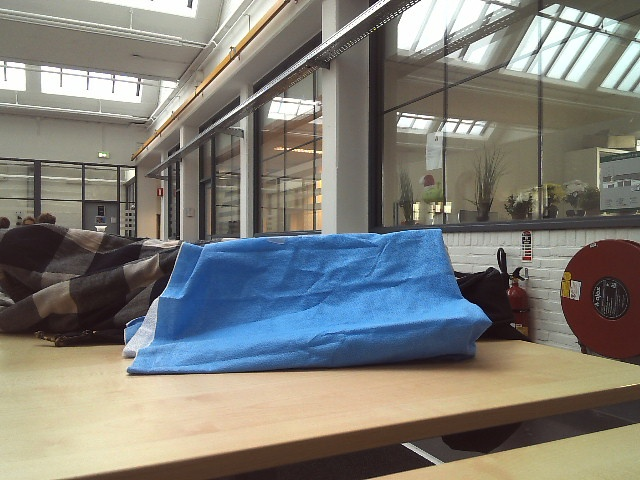
#> input picture mirte_ws/src/goose-ros-packages/goose_detection/images/saved_image_0.jpg, 640 x 480 px, given in place of the camera
$ python Find_sheets.py
#> lines starting #> are read from the running program, lines starting #| are printed output that depends on the picture; after the words box and inside, x2 and y2 are one past the last pixel; in counts of white or black regions, pixels touching at a corner belong together
#> further down, frame is the input picture: shape (480, 640, 3); mean B, G, R 119.7, 125.7, 126.8
import cv2
import numpy as np


class SheetDetector:
    HSV_LOWER = np.array([100, 100, 135])
    HSV_UPPER = np.array([145, 210, 255])

    def __init__(self, hsv_lower=HSV_LOWER, hsv_upper=HSV_UPPER):
        self._hsv_lower = hsv_lower
        self._hsv_upper = hsv_upper
        self._detector = self._init_detector()

    def _init_detector(self):
        # set parameters for detector
        params = cv2.SimpleBlobDetector_Params()

        params.filterByColor = False
        params.filterByCircularity = False
        params.filterByConvexity = False

        params.filterByArea = True
        params.minArea = 150
        params.maxArea = 5000

        params.filterByInertia = True
        params.minInertiaRatio = 0.01

        detector = cv2.SimpleBlobDetector_create(params)
        return detector

    @staticmethod
    def _preprocess(image):
        # Convert BGR to HSV
        hsv_image = cv2.cvtColor(image, cv2.COLOR_BGR2HSV)
#> hsv_image: shape (480, 640, 3); mean H, S, V 44, 65.6, 141.2

        # Apply Gaussian Blur
        blurred_image = cv2.GaussianBlur(hsv_image, (9, 9), 0)
#> blurred_image: shape (480, 640, 3); mean H, S, V 44, 65.6, 141.2

        return blurred_image

    def detect_sheets(self, image):
        # TODO: check if image is opencv type

        # preprocess the image
        image_p = self._preprocess(image)

        # generate the mask
        mask = cv2.inRange(image_p, self._hsv_lower, self._hsv_upper)
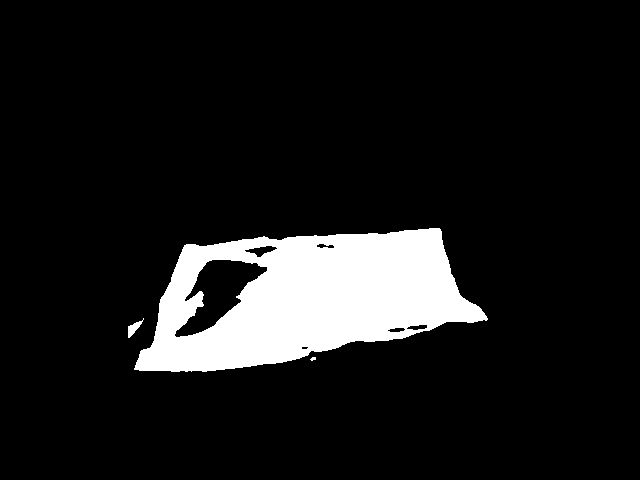
#> mask: shape (480, 640); 10.2% white; 3 white regions (1 under 20 px), largest, box (x1, y1, x2, y2) and area: (134, 228, 488, 372) 31053, (128, 318, 144, 338) 123

        # morphological transformations to clean up mask
        kernel = np.ones((5, 5), np.uint8)
        mask = cv2.morphologyEx(mask, cv2.MORPH_CLOSE, kernel)
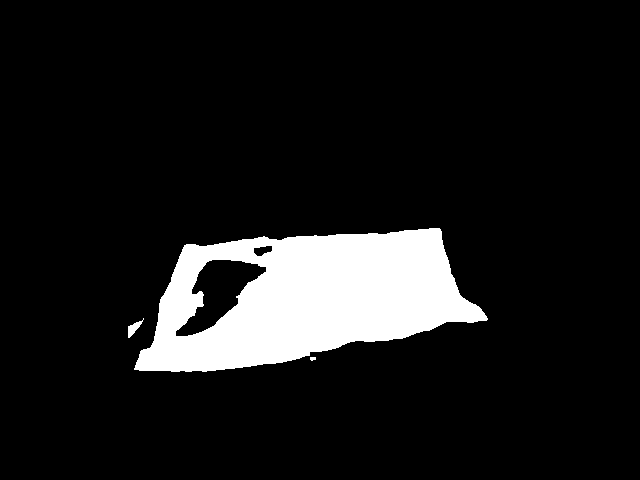
#> mask: shape (480, 640); 10.3% white; 3 white regions, box (x1, y1, x2, y2) and area: (134, 228, 488, 372) 31346, (128, 318, 144, 338) 123, (310, 357, 316, 361) 20

        # detect
        key_points = self._detector.detect(mask)
#> key_points = 1 keypoints; (x, y, size): (218, 292, 66)

        # Draw keypoints on mask to visualise
        # cv2.DRAW_MATCHES_FLAGS_DRAW_RICH_KEYPOINTS ensures the size of the circle corresponds to the size of blob
        im_with_keypoints = cv2.drawKeypoints(mask, key_points, np.array([]), (0,0,255),
                                              cv2.DRAW_MATCHES_FLAGS_DRAW_RICH_KEYPOINTS)
        return im_with_keypoints


if __name__ == "__main__":

    cap = cv2.VideoCapture(0)
    detector = SheetDetector()

    while True:
        # Capture frame-by-frame
        success, frame = cap.read()

        if not success:
            print("Failed to grab frame")
            break

        result = detector.detect_sheets(frame)

        cv2.imshow('Webcam Feed', result)

        # Break the loop when 'q' is pressed
        if cv2.waitKey(1) & 0xFF == ord('q'):
#> (key q is pressed here)
            break

    # Release the webcam and close all windows
    cap.release()
    cv2.destroyAllWindows()

$ run again, on mirte_ws/src/goose-ros-packages/goose_detection/images/saved_image_1.jpg
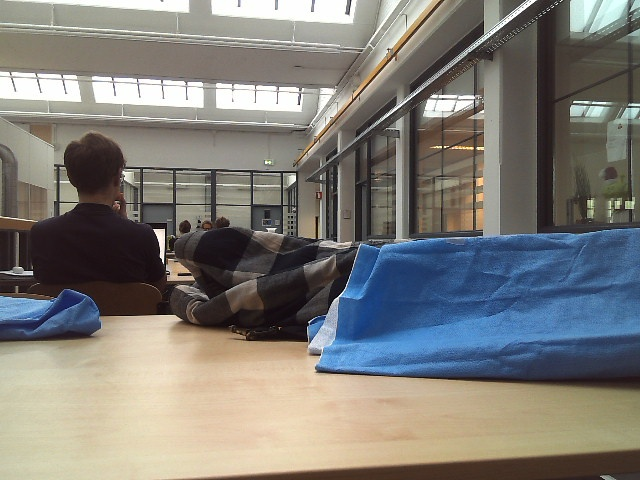
#> input picture mirte_ws/src/goose-ros-packages/goose_detection/images/saved_image_1.jpg, 640 x 480 px, given in place of the camera
#> frame is the input picture: shape (480, 640, 3); mean B, G, R 120, 124.9, 126.8
#> hsv_image: shape (480, 640, 3); mean H, S, V 47.6, 62.4, 139.5
#> blurred_image: shape (480, 640, 3); mean H, S, V 47.6, 62.4, 139.5
#> in detect_sheets, `mask = cv2.inRange(image_p, self._hsv_lower, self._hsv_upper)`:
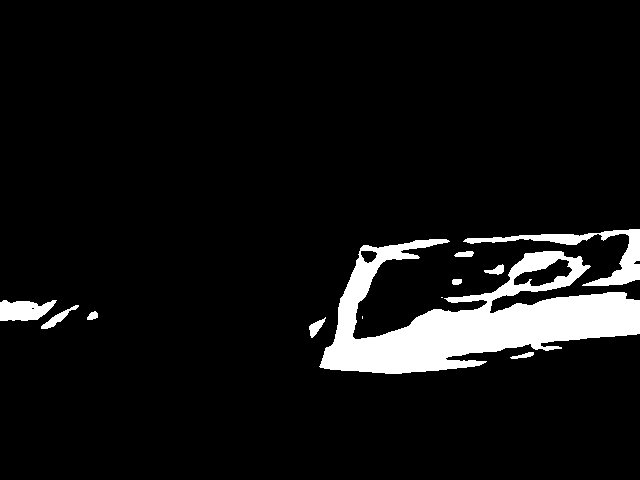
#> mask: shape (480, 640); 7.3% white; 12 white regions (2 under 20 px), largest, box (x1, y1, x2, y2) and area: (319, 239, 640, 374) 18633, (463, 229, 640, 286) 2077, (0, 300, 57, 321) 879
#> in detect_sheets, `mask = cv2.morphologyEx(mask, cv2.MORPH_CLOSE, kernel)`:
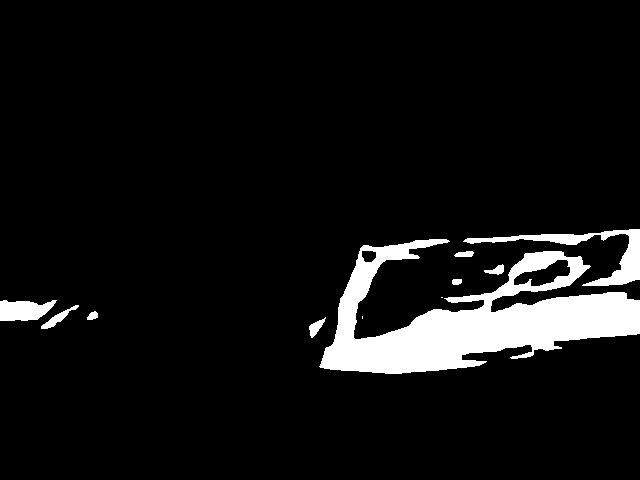
#> mask: shape (480, 640); 7.4% white; 11 white regions (2 under 20 px), largest, box (x1, y1, x2, y2) and area: (319, 239, 640, 374) 18929, (463, 229, 640, 286) 2107, (0, 300, 57, 321) 894
#> key_points = 5 keypoints; (x, y, size): (593, 252, 82.5), (23, 310, 36.7), (544, 274, 34.8), (57, 318, 23.8), (368, 256, 14)

$ run again, on mirte_ws/src/goose-ros-packages/goose_detection/images/saved_image_11.jpg
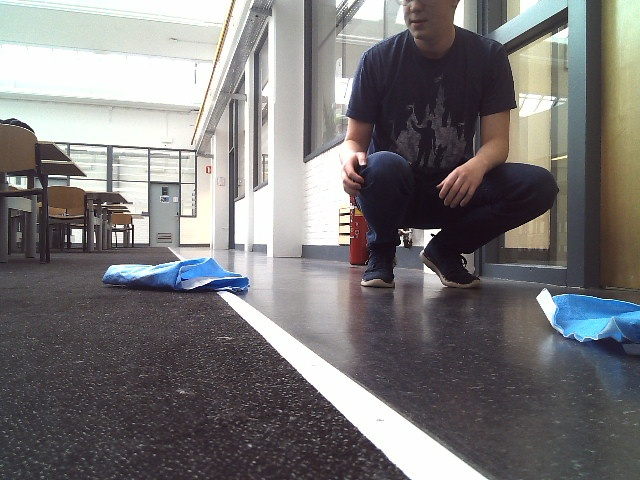
#> input picture mirte_ws/src/goose-ros-packages/goose_detection/images/saved_image_11.jpg, 640 x 480 px, given in place of the camera
#> frame is the input picture: shape (480, 640, 3); mean B, G, R 119.6, 119.1, 121.3
#> hsv_image: shape (480, 640, 3); mean H, S, V 93.5, 33.4, 126.5
#> blurred_image: shape (480, 640, 3); mean H, S, V 93.5, 33.4, 126.5
#> in detect_sheets, `mask = cv2.inRange(image_p, self._hsv_lower, self._hsv_upper)`:
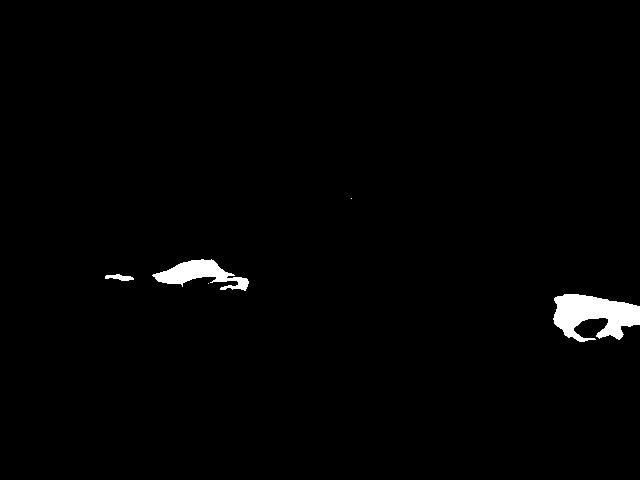
#> mask: shape (480, 640); 1.4% white; 5 white regions (2 under 20 px), largest, box (x1, y1, x2, y2) and area: (553, 294, 640, 342) 2622, (152, 259, 249, 291) 1416, (105, 274, 134, 281) 122
#> key_points = 2 keypoints; (x, y, size): (201, 274, 50.2), (592, 323, 24.3)

$ run again, on mirte_ws/src/goose-ros-packages/goose_detection/images/saved_image_12.jpg
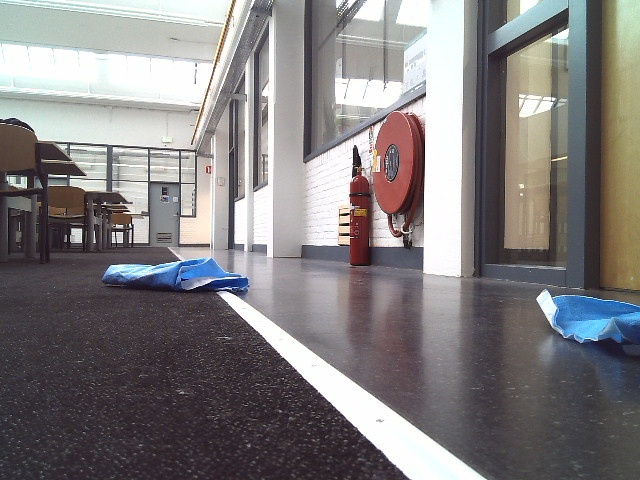
#> input picture mirte_ws/src/goose-ros-packages/goose_detection/images/saved_image_12.jpg, 640 x 480 px, given in place of the camera
#> frame is the input picture: shape (480, 640, 3); mean B, G, R 126.9, 126.1, 129.4
#> hsv_image: shape (480, 640, 3); mean H, S, V 97.6, 31.6, 134.4
#> blurred_image: shape (480, 640, 3); mean H, S, V 97.6, 31.6, 134.4
#> in detect_sheets, `mask = cv2.inRange(image_p, self._hsv_lower, self._hsv_upper)`:
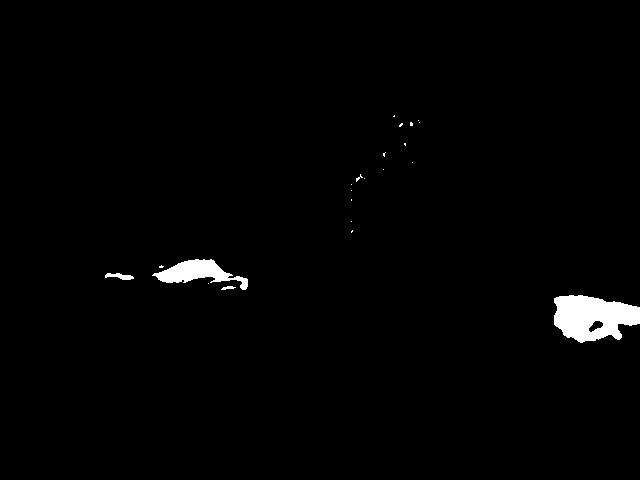
#> mask: shape (480, 640); 1.4% white; 22 white regions (18 under 20 px), largest, box (x1, y1, x2, y2) and area: (554, 295, 640, 343) 2899, (152, 259, 248, 290) 1300, (105, 273, 134, 280) 119, (221, 286, 236, 290) 36
#> key_points = 2 keypoints; (x, y, size): (592, 317, 64), (197, 273, 59.8)
